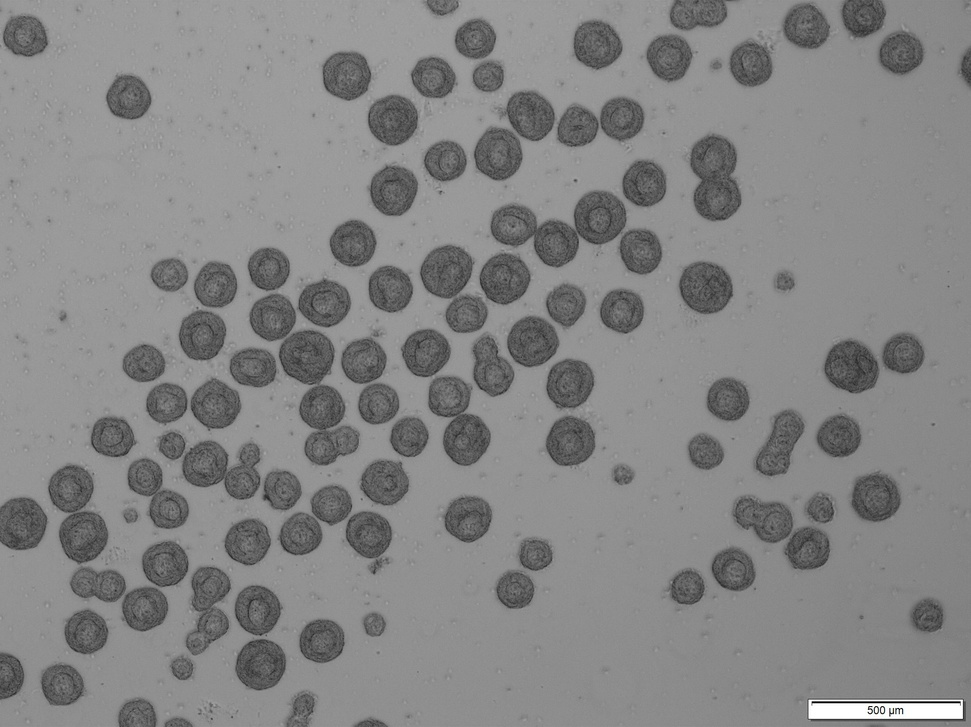
#> input picture .test_images/StemFlex and StemScale/mTeSR plus Stemflex D2-1.jpg, 971 x 727 px, shrunk from 2048 x 1532 before the run, found by its file name
$ python object_detection_a.py
#> lines starting #> are read from the running program, lines starting #| are printed output that depends on the picture
import cv2
import numpy as np
from matplotlib import pyplot as plt
import os

img_rgb = cv2.imread('.test_images\StemFlex and StemScale\mTeSR plus Stemflex D2-1.jpg')
#> img_rgb is the input picture: shape (727, 971, 3); mean B, G, R 132.5, 132.5, 132.5
img_gray = cv2.cvtColor(img_rgb, cv2.COLOR_BGR2GRAY)

template = cv2.imread('.test_images\\template_test.png', 0)
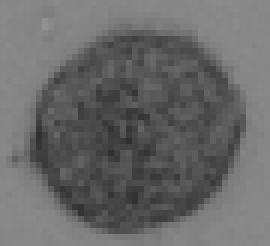
#> input picture .test_images/template_test.png, 45 x 41 px, shrunk from 95 x 87 before the run, found by its file name (shown 6 times larger)
#> template is the input picture: shape (41, 45); min 47, max 146, mean 105

w, h = template.shape[::-1]
#> w = 45; h = 41

res = cv2.matchTemplate(img_gray,template,cv2.TM_CCOEFF_NORMED)
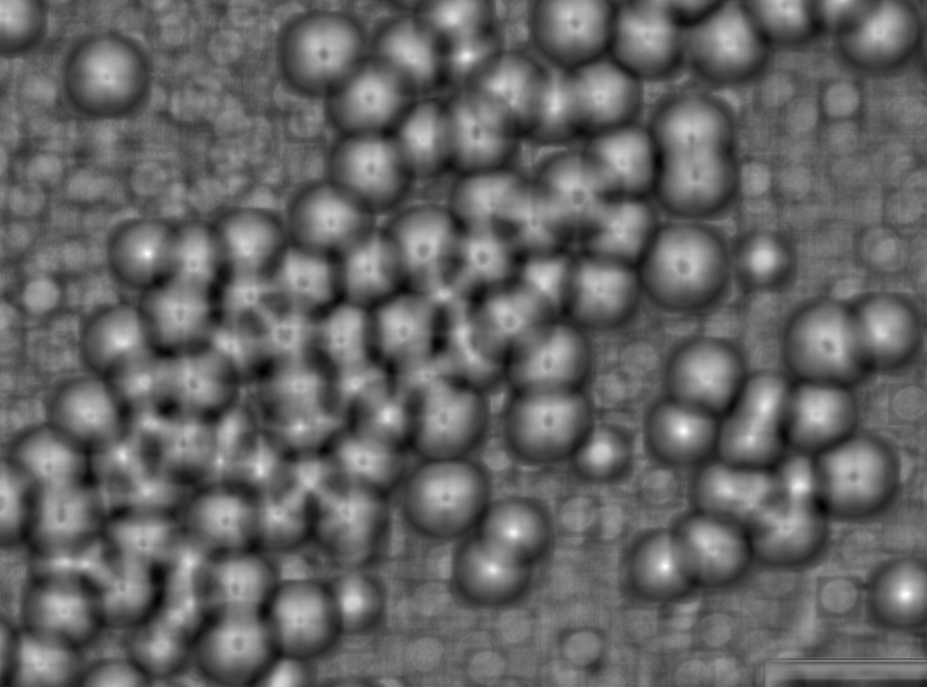
#> res: shape (687, 927) float32; min -0.589, max 0.864, mean -0.0162; drawn with min black and max white

threshold = 0.3
loc = np.where(res >= threshold)
#> loc = 51901 positions, rows 0 to 686, columns 0 to 918
boxes = [(pt[0],pt[1],pt[0]+w,pt[1]+h) for pt in zip(*loc[::-1])]
#> boxes = 51901 items
boxes = np.array(boxes)

#> (the run stopped early here; a loop or call above may not have finished)
